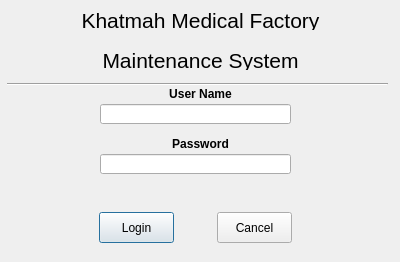
<?xml version="1.0" encoding="UTF-8"?>
<ui version="4.0">
	<class>loginDialog</class>
	<widget class="QDialog" name="loginDialog">
		<property name="geometry">
			<rect>
				<x>0</x>
				<y>0</y>
				<width>400</width>
				<height>262</height>
			</rect>
		</property>
		<property name="windowTitle">
			<string>Dialog</string>
		</property>
		<widget class="QLabel" name="label">
			<property name="geometry">
				<rect>
					<x>10</x>
					<y>84</y>
					<width>381</width>
					<height>20</height>
				</rect>
			</property>
			<property name="font">
				<font>
					<weight>75</weight>
					<bold>true</bold>
				</font>
			</property>
			<property name="text">
				<string>User Name</string>
			</property>
			<property name="alignment">
				<set>Qt::AlignCenter</set>
			</property>
		</widget>
		<widget class="QLineEdit" name="usernameinput">
			<property name="geometry">
				<rect>
					<x>100</x>
					<y>104</y>
					<width>191</width>
					<height>20</height>
				</rect>
			</property>
		</widget>
		<widget class="QLabel" name="label_2">
			<property name="geometry">
				<rect>
					<x>10</x>
					<y>134</y>
					<width>381</width>
					<height>20</height>
				</rect>
			</property>
			<property name="font">
				<font>
					<weight>75</weight>
					<bold>true</bold>
				</font>
			</property>
			<property name="text">
				<string>Password</string>
			</property>
			<property name="alignment">
				<set>Qt::AlignCenter</set>
			</property>
		</widget>
		<widget class="QLineEdit" name="passwordinput">
			<property name="geometry">
				<rect>
					<x>100</x>
					<y>154</y>
					<width>191</width>
					<height>20</height>
				</rect>
			</property>
		</widget>
		<widget class="QPushButton" name="loginbtn">
			<property name="geometry">
				<rect>
					<x>99</x>
					<y>212</y>
					<width>75</width>
					<height>31</height>
				</rect>
			</property>
			<property name="text">
				<string>Login</string>
			</property>
		</widget>
		<widget class="QPushButton" name="cancelbtn">
			<property name="geometry">
				<rect>
					<x>217</x>
					<y>212</y>
					<width>75</width>
					<height>31</height>
				</rect>
			</property>
			<property name="text">
				<string>Cancel</string>
			</property>
		</widget>
		<widget class="QLabel" name="statuplabel">
			<property name="geometry">
				<rect>
					<x>10</x>
					<y>184</y>
					<width>381</width>
					<height>20</height>
				</rect>
			</property>
			<property name="font">
				<font>
					<pointsize>10</pointsize>
					<weight>75</weight>
					<bold>true</bold>
				</font>
			</property>
			<property name="styleSheet">
				<string notr="true">color: rgb(255, 0, 0);</string>
			</property>
			<property name="text">
				<string/>
			</property>
			<property name="scaledContents">
				<bool>false</bool>
			</property>
			<property name="alignment">
				<set>Qt::AlignCenter</set>
			</property>
		</widget>
		<widget class="QLabel" name="label_4">
			<property name="geometry">
				<rect>
					<x>10</x>
					<y>10</y>
					<width>381</width>
					<height>20</height>
				</rect>
			</property>
			<property name="font">
				<font>
					<pointsize>16</pointsize>
				</font>
			</property>
			<property name="text">
				<string>Khatmah Medical Factory</string>
			</property>
			<property name="alignment">
				<set>Qt::AlignCenter</set>
			</property>
		</widget>
		<widget class="QLabel" name="label_5">
			<property name="geometry">
				<rect>
					<x>10</x>
					<y>50</y>
					<width>381</width>
					<height>20</height>
				</rect>
			</property>
			<property name="font">
				<font>
					<pointsize>16</pointsize>
				</font>
			</property>
			<property name="text">
				<string>Maintenance System</string>
			</property>
			<property name="alignment">
				<set>Qt::AlignCenter</set>
			</property>
		</widget>
		<widget class="Line" name="line">
			<property name="geometry">
				<rect>
					<x>7</x>
					<y>74</y>
					<width>381</width>
					<height>20</height>
				</rect>
			</property>
			<property name="orientation">
				<enum>Qt::Horizontal</enum>
			</property>
		</widget>
	</widget>
	<resources/>
	<connections/>
</ui>
